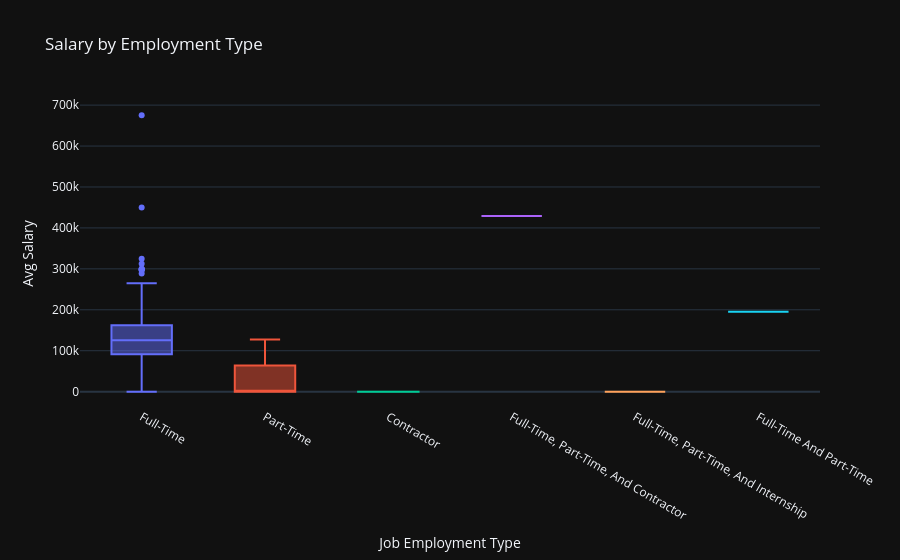

Here is the notebook cell this chart was saved with:
### Code cell
# Salary by Employment Type
fig = px.box(df[df["Avg Salary"] > 0], x="Job Employment Type", y="Avg Salary",
             color="Job Employment Type", title="Salary by Employment Type",
             template="plotly_dark").update_layout(showlegend=False)
fig.write_image("charts/06_salary_employment_type.png")
fig.show()

### Figure 1 — Plotly figure (JSON) as saved in the notebook; plotly's stock layout.template omitted (floating-point values rounded to 4 significant figures; data arrays with more than 128 entries replaced by an {"elided": "..."} marker saying what was removed)
{"data": [{"alignmentgroup": "True", "hovertemplate": "Job Employment Type=%{x}<br>Avg Salary=%{y}<extra></extra>", "legendgroup": "Full-Time", "marker": {"color": "#636efa"}, "name": "Full-Time", "notched": false, "offsetgroup": "Full-Time", "orientation": "v", "showlegend": true, "type": "box", "x": {"elided": "308 str values"}, "x0": " ", "xaxis": "x", "y": {"elided": "308 float values"}, "y0": " ", "yaxis": "y"}, {"alignmentgroup": "True", "hovertemplate": "Job Employment Type=%{x}<br>Avg Salary=%{y}<extra></extra>", "legendgroup": "Part-Time", "marker": {"color": "#EF553B"}, "name": "Part-Time", "notched": false, "offsetgroup": "Part-Time", "orientation": "v", "showlegend": true, "type": "box", "x": ["Part-Time", "Part-Time", "Part-Time", "Part-Time"], "x0": " ", "xaxis": "x", "y": [17.16, 127500.0, 30.5, 85.0], "y0": " ", "yaxis": "y"}, {"alignmentgroup": "True", "hovertemplate": "Job Employment Type=%{x}<br>Avg Salary=%{y}<extra></extra>", "legendgroup": "Contractor", "marker": {"color": "#00cc96"}, "name": "Contractor", "notched": false, "offsetgroup": "Contractor", "orientation": "v", "showlegend": true, "type": "box", "x": ["Contractor", "Contractor", "Contractor", "Contractor", "Contractor", "Contractor", "Contractor"], "x0": " ", "xaxis": "x", "y": [35.0, 62.0, 52.5, 57.5, 55.0, 19.8, 64.5], "y0": " ", "yaxis": "y"}, {"alignmentgroup": "True", "hovertemplate": "Job Employment Type=%{x}<br>Avg Salary=%{y}<extra></extra>", "legendgroup": "Full-Time, Part-Time, And Contractor", "marker": {"color": "#ab63fa"}, "name": "Full-Time, Part-Time, And Contractor", "notched": false, "offsetgroup": "Full-Time, Part-Time, And Contractor", "orientation": "v", "showlegend": true, "type": "box", "x": ["Full-Time, Part-Time, And Contractor"], "x0": " ", "xaxis": "x", "y": [429000.0], "y0": " ", "yaxis": "y"}, {"alignmentgroup": "True", "hovertemplate": "Job Employment Type=%{x}<br>Avg Salary=%{y}<extra></extra>", "legendgroup": "Full-Time, Part-Time, And Internship", "marker": {"color": "#FFA15A"}, "name": "Full-Time, Part-Time, And Internship", "notched": false, "offsetgroup": "Full-Time, Part-Time, And Internship", "orientation": "v", "showlegend": true, "type": "box", "x": ["Full-Time, Part-Time, And Internship"], "x0": " ", "xaxis": "x", "y": [28.5], "y0": " ", "yaxis": "y"}, {"alignmentgroup": "True", "hovertemplate": "Job Employment Type=%{x}<br>Avg Salary=%{y}<extra></extra>", "legendgroup": "Full-Time And Part-Time", "marker": {"color": "#19d3f3"}, "name": "Full-Time And Part-Time", "notched": false, "offsetgroup": "Full-Time And Part-Time", "orientation": "v", "showlegend": true, "type": "box", "x": ["Full-Time And Part-Time", "Full-Time And Part-Time", "Full-Time And Part-Time"], "x0": " ", "xaxis": "x", "y": [195000.0, 195000.0, 195000.0], "y0": " ", "yaxis": "y"}], "layout": {"boxmode": "overlay", "legend": {"title": {"text": "Job Employment Type"}, "tracegroupgap": 0}, "showlegend": false, "title": {"text": "Salary by Employment Type"}, "xaxis": {"anchor": "y", "categoryarray": ["Full-Time", "Part-Time", "Contractor", "Full-Time, Part-Time, And Contractor", "Full-Time, Part-Time, And Internship", "Full-Time And Part-Time"], "categoryorder": "array", "domain": [0, 1], "title": {"text": "Job Employment Type"}}, "yaxis": {"anchor": "x", "domain": [0, 1], "title": {"text": "Avg Salary"}}}}
